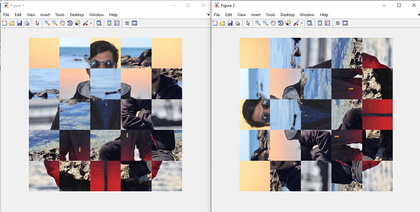
%> input picture 1/B2_160204093_yeasir.png, 420 x 212 px, shrunk from 1280 x 645 before the run, given in place of pep.jpg, which was not available
$ octave B2_160204093_Yeasir.m   (GNU Octave 9; MATLAB toolbox functions it lacks are replaced by stand-ins)
%> lines starting %> are read from the running program, lines starting %| are printed output that depends on the picture; pictures that were not available may be replaced by others from this repository, and a replacement may not be noted
clear all; clc; close all;
img = imread('pep.jpg');
%> img is the input picture: size 212x420x3 uint8; mean R, G, B 182.1, 177.4, 179.3
I = rgb2gray(img);
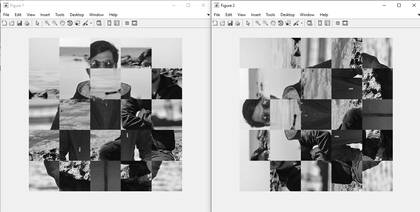
%> I: size 212x420 uint8; min 0, max 255, mean 179
[row,col]=size(I);
%> row = 212; col = 420
figure;
subplot(5,2,1);
imshow(I);
title('Gray');
subplot(5,2,2);
bar(hist(I));   %'Histogram of Grayscale image'
%> after the loop in hist, `for i=1:r`: X = 256 values, max 25569 at index 241, min 0 at index 256, mean 347.8


% input Gamma
y = input('Input Gamma value for Power Law Transformation: ');
%> the answer given: 2
% Power Law Transformation
plt_img = pl_trans(I,y);
%> in pl_trans, `plt_img = c * (new_img.^y);`:
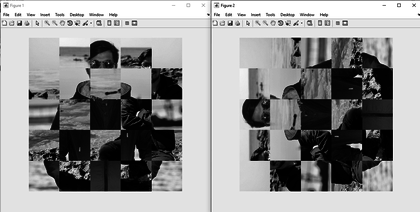
%> plt_img: size 212x420 double; min 0, max 1.5, mean 0.886; drawn with min black and max white
%> in pl_trans, `img = im2uint8(plt_img);`:
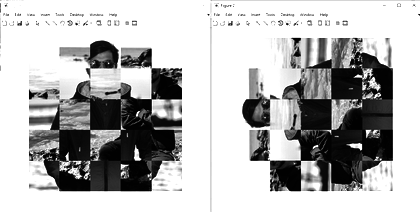
%> img: size 212x420 uint8; min 0, max 255, mean 183
subplot(5,2,3);
imshow(plt_img);
title('Power Law Transformation');
subplot(5,2,4);
bar(hist(plt_img));


% input Threshold value
a = input('Input Threshold value : ');
%> the answer given: 100
% Adjust brightness
image_threshold = adj_brightness(I,a);
%> after the loop in adj_brightness, `for i=1:size(image,1)`:
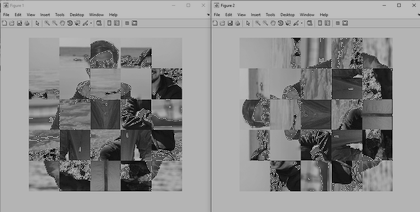
%> image_thresholded: size 212x420 uint8; min 0, max 191, mean 141.4
subplot(5,2,5);
imshow(image_threshold);
title('Brightness change');
subplot(5,2,6);
bar(hist(image_threshold));


% Log Transformation
log_img = log_trans(I);
%> in log_trans, `img = c * (log(new_img + 1));`:
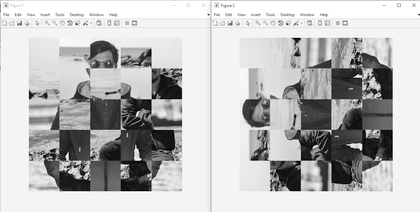
%> img: size 212x420 double; min 0, max 1.04, mean 0.768; drawn with min black and max white
subplot(5,2,7);
imshow(log_img);
title('Log Transformation');
subplot(5,2,8);
bar(hist(log_img));


% Negative image with histogram
neg_img = negative_image(I);
%> in negative_image, `img = 255 - image;`:
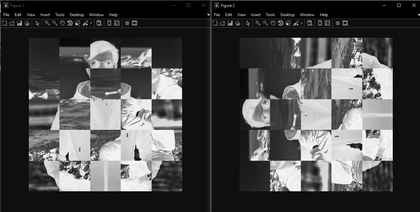
%> img: size 212x420 uint8; min 0, max 255, mean 76
subplot(5,2,9);
imshow(neg_img);
title('Negative Image');
subplot(5,2,10);
bar(hist(neg_img));
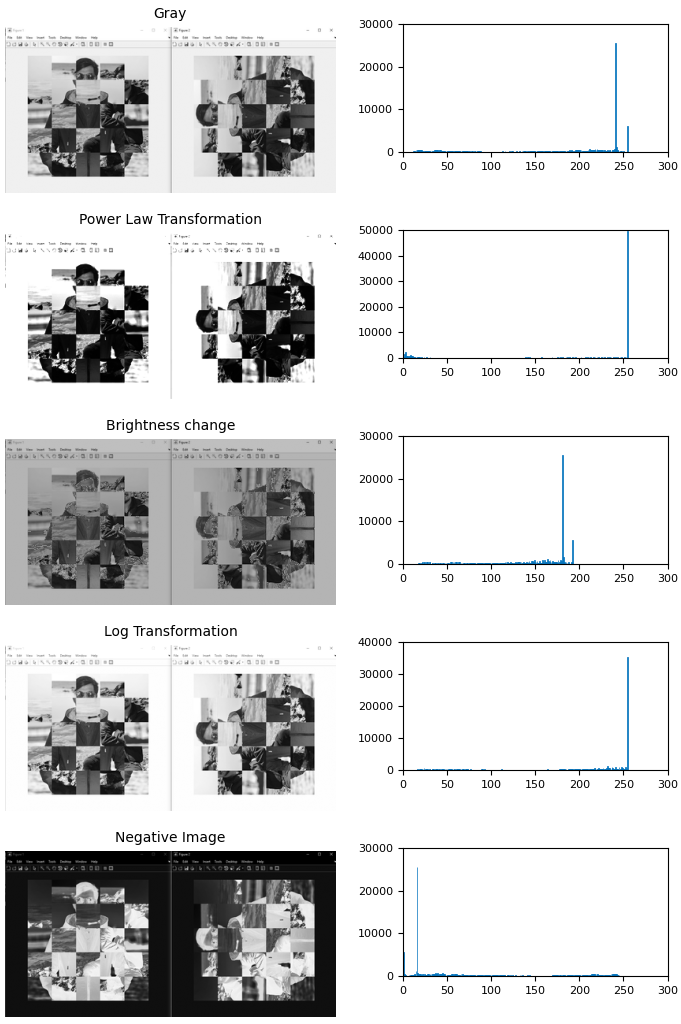
%> figure redrawn from the program's plot data, 10 panels


% Negative image
function img = negative_image(image)
    img = 255 - image;
end

% Adjust brightness
function image_thresholded = adj_brightness(image,threshold)
    image_thresholded = zeros(size(image),'uint8');
    for i=1:size(image,1)
        for j=1:size(image,2)
            % check pixel value and assign new value
            if image(i,j) < threshold
                image_thresholded(i,j) = image(i,j) + image(i,j)*.5;
            else
                image_thresholded(i,j) = image(i,j) - image(i,j)*.25;
            end
        end
    end
end


% Power Law Transformation
function img = pl_trans(image,y)
    c = 1.5;
    new_img = im2double(image);
    plt_img = c * (new_img.^y);
    img = im2uint8(plt_img);
end


% Log Transformation
function img = log_trans(image)
    c = 1.5;
    new_img = im2double(image);
    img = c * (log(new_img + 1));
    img = im2uint8(img);
end


% Histogram calculation and plot
function X = hist(image)
    [r,c]=size(image);
    X=zeros(1,256);
    for i=1:r
        for j=1:c
                   temp = image(i,j)+1;
                   X(temp) = X(temp)+1;
        end
    end
end
